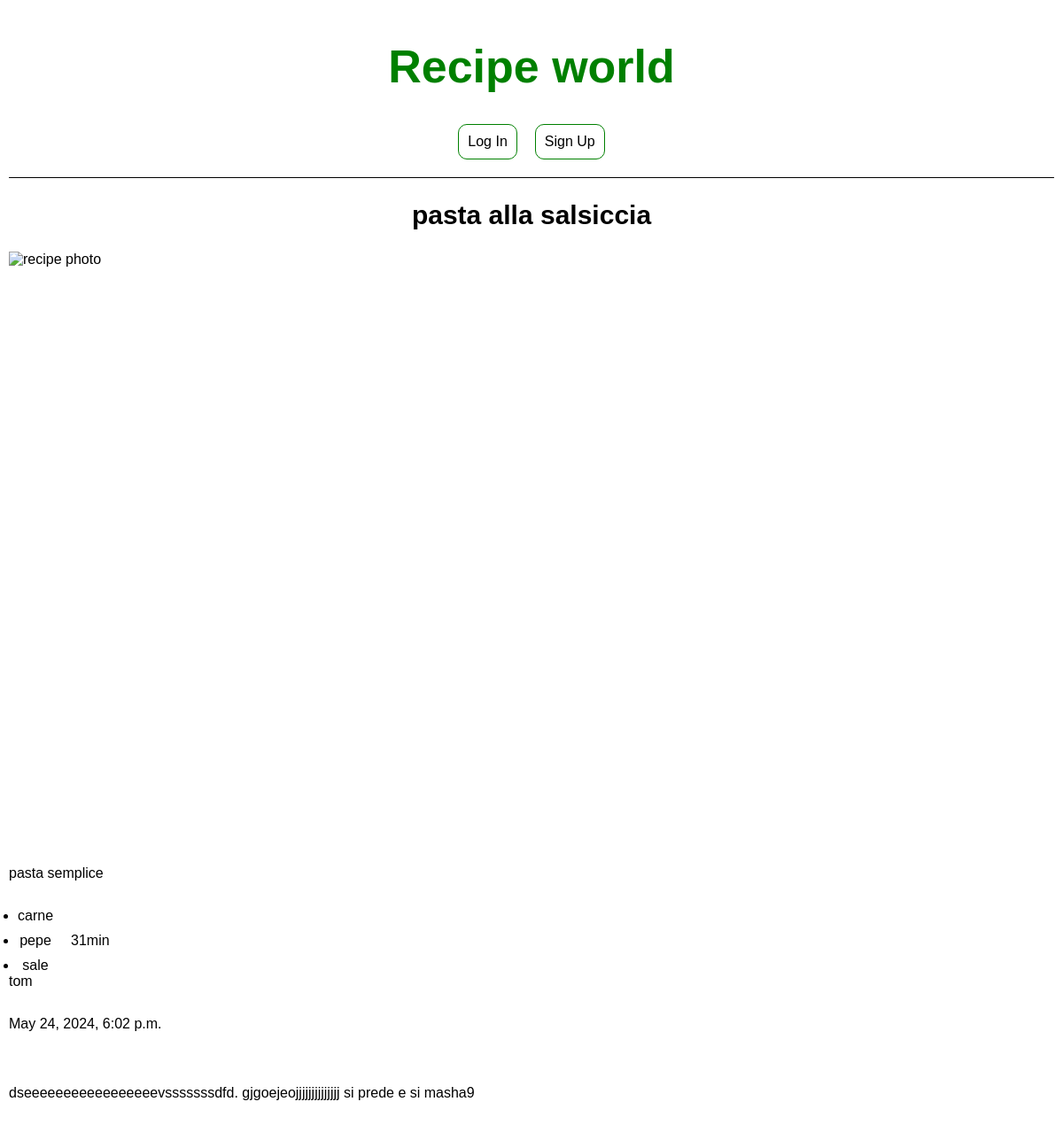
Page /recipes/3/recipe on the committed database.
### recipes/models.py (models this page shows, shortened)
class Recipe(models.Model):
    title = models.CharField(max_length=150)
    description = models.TextField(blank=True, max_length=400)
    ingredients = models.ManyToManyField(Ingredient)
    time = models.IntegerField(default=0)
    body = models.TextField()
    date = models.DateTimeField(auto_now_add=True)
    author = models.ForeignKey(
        settings.AUTH_USER_MODEL,
        on_delete=models.CASCADE)
    image = models.ImageField(null=True)
    categories = models.ManyToManyField(Category)
    class Meta:
        db_table = "Recipes"
        ordering = ['-date']

class Ingredient(models.Model):
    title = models.CharField(max_length=255, primary_key=True)
    class Meta:
        db_table = "Ingredients"
        ordering = ['title']

### recipes/views.py (the view)
# urls.py: path("<int:pk>/recipe", views.DetailPageView.as_view(), name="recipe_detail"),
class DetailPageView(DetailView):
    model = Recipe
    template_name = "../templates/detail.html"
    def get_context_data(self, **kwargs):
        context = super().get_context_data(**kwargs)
        context['ingredients'] = self.object.ingredients.all()
        return context

### templates/detail.html (shortened to what this page needs)
{% extends "base.html" %}
{% load static %}
{% block css %}
    <link rel="stylesheet" href="{% static 'detail.css' %}">
    <link rel="stylesheet" href="{% static 'base.css' %}">
{% endblock %}
{% block content %}
    <h2>{{object.title}}</h2>
    <div class="recipe">
        <div class="imageWrapper">
            <span><img src="{{ item.image}}" alt="recipe photo"></span>
        </div>
        <p>{{ object.description }}</p>
        <div class="preparation">
            <div class="ingredients">
                <ul>
                    {% for ingredient in ingredients %}
                        <li>
                            <p>{{ingredient.title}}</p>
                        </li>
                    {% endfor %}
                </ul>
            </div>
            <p class="time">{{ object.time}}min</p>
        </div>
        <a href="/recipes/{{ object.author}}/authorRecipes/">{{ object.author}}</a>
        <p class="date">{{ object.date}}</p>
        <p>{{ object.body }}</p>
    </div>
{% endblock content %}

### templates/base.html (shortened to what this page needs)
{% load static %}
<!DOCTYPE html>
<html lang="en">
<head>
    {% block css %}{% endblock %}
<body id="body">
    <header>
        <div class="homeLogo">
            <a href="{% url 'home' %}"><h1>Recipe world</h1></a>
        </div>
        <div class="userInteraction">
            <div class="userAction">
                {% if user.is_authenticated %}
                    <div class="sub">
                        <p>{{ user.username }}</p>
                        <a class="subLog" href="{% url 'password_change' %}">Change your password</a>
                        <a class="subLog" href="{% url 'logout' %}">Log out</a>
                    </div>
                {% else %}
                    <div class="sub">
                        <a class="subLog" href="{% url 'login' %}?next={{request.path}}">Log In</a>
                        <a class="subLog" href="{% url 'signup' %}">Sign Up</a>
                    </div>
                {% endif %}
            </div>
        </div>
    </header>
     <section class="main">
         <div class="container">
          {% block content %}
          {% endblock content %}
        </div>
     </section>
</body>
</html>

### static/css/detail.css (style rules this page uses)
h2 { text-align: center; }
p { margin:30px 0; }
.recipe { width: auto; flex-direction: column; align-items: flex-start; }
.imageWrapper { width: 100% ; }
.preparation { flex-direction: row; gap:10px; height: fit-content; align-items: center; }
.preparation p { width: 50%; margin: 0; height: fit-content; }
.ingredients ul { margin:0; padding:0 10px; display: flex; flex-direction: column; gap:10px; }
.ingredients ul p { width: 100%; }

### static/css/base.css (style rules this page uses)
* { font-family: Arial,sans-serif; width: auto; }
body { padding: 10px; margin: 0; display: flex; flex-direction: column; }
div { display:flex; }
img { width: 100%; height: 100%; }
a { text-decoration: none; color: black; }
p { text-align: center; }
h2 { color: black; font-size: 30px; height: fit-content; }
.imageWrapper { display: block; width: 100%; height: fit-content; }
.imageWrapper a, .imageWrapper span { display: block; width: 100%; height: auto; overflow-y: hidden; aspect-ratio:5.34/3 ; }
header { border-bottom: black solid 1px; display: flex; flex-direction: column; justify-content: center; align-content: center; background-color: white; position: sticky; top:0; }
.homeLogo { justify-content: center; align-content: center; }
.homeLogo a { font-size: 26px; color: green; width: fit-content; }
.userAction { width: auto; flex-wrap: nowrap; justify-content: center; align-content: center; }
.userInteraction { width: auto; align-content: center; flex-direction: column; }
.sub { flex-wrap: wrap; column-gap:20px; justify-content: center; row-gap: 5px; margin-bottom: 20px; }
.subLog { width: fit-content; height: fit-content; padding:10px; border:green solid 1px; border-radius: 10px; }
.container { flex-direction: column; }
.main { width:auto ; }

### rows in the picture
Recipe: title "pasta alla salsiccia", description "pasta semplice", time "31", author "tom", date "May 24, 2024, 6:02 p.m.", body "dseeeeeeeeeeeeeeeeevsssssssdfd. gjgoejeojjjjjjjjjjjjjj si prede e si masha9"
Ingredient: title "carne"
Ingredient: title "pepe"
Ingredient: title "sale"
